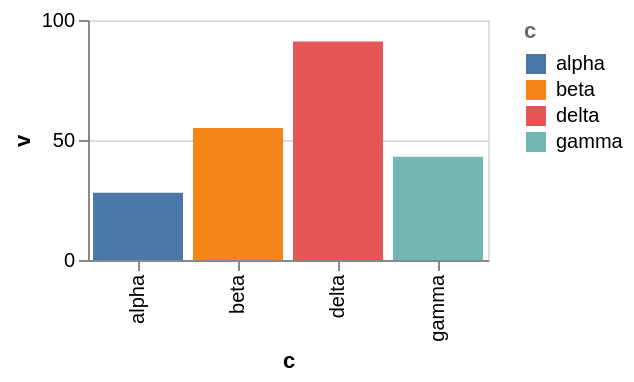

Here is the Vega-Lite specification saved for this chart:
### Vega-Lite specification from a JSON file in a GitHub repository (floating-point values rounded to 4 significant figures)
{"$schema": "https://vega.github.io/schema/vega-lite/v6.json", "width": 200, "height": 120, "data": {"values": [{"c": "alpha", "v": 28, "w": 3, "t": "2024-01-07"}, {"c": "beta", "v": 55, "w": 7, "t": "2024-03-19"}, {"c": "gamma", "v": 43, "w": 5, "t": "2024-06-02"}, {"c": "delta", "v": 91, "w": 9, "t": "2024-09-11"}]}, "mark": "bar", "encoding": {"x": {"field": "c", "type": "nominal"}, "y": {"field": "v", "type": "quantitative"}, "color": {"field": "c", "type": "nominal"}}, "config": {"legend": {"titleColor": "dimgrey"}}}
